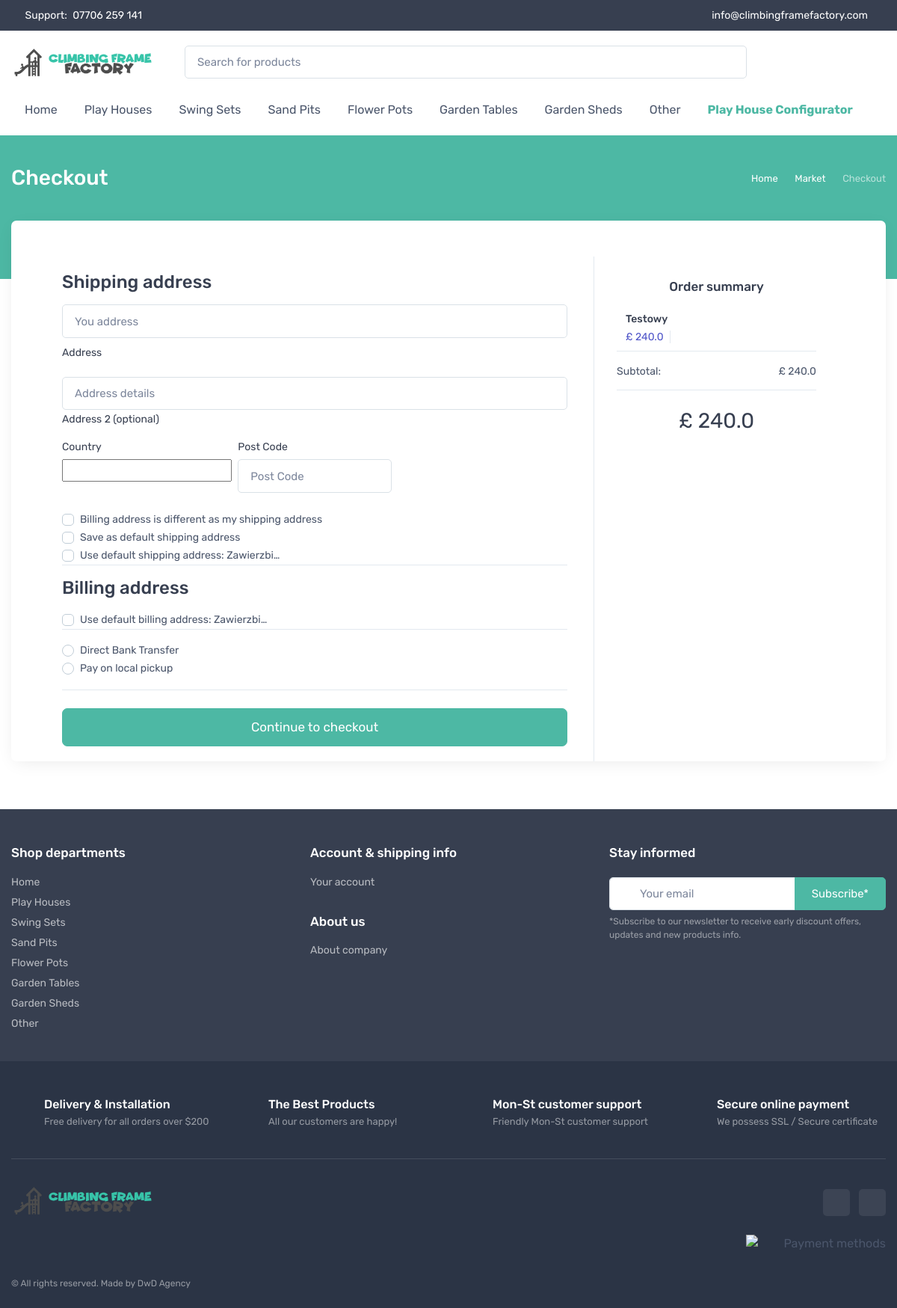
/checkout/ (signed in), run on an earlier commit of the app's database.
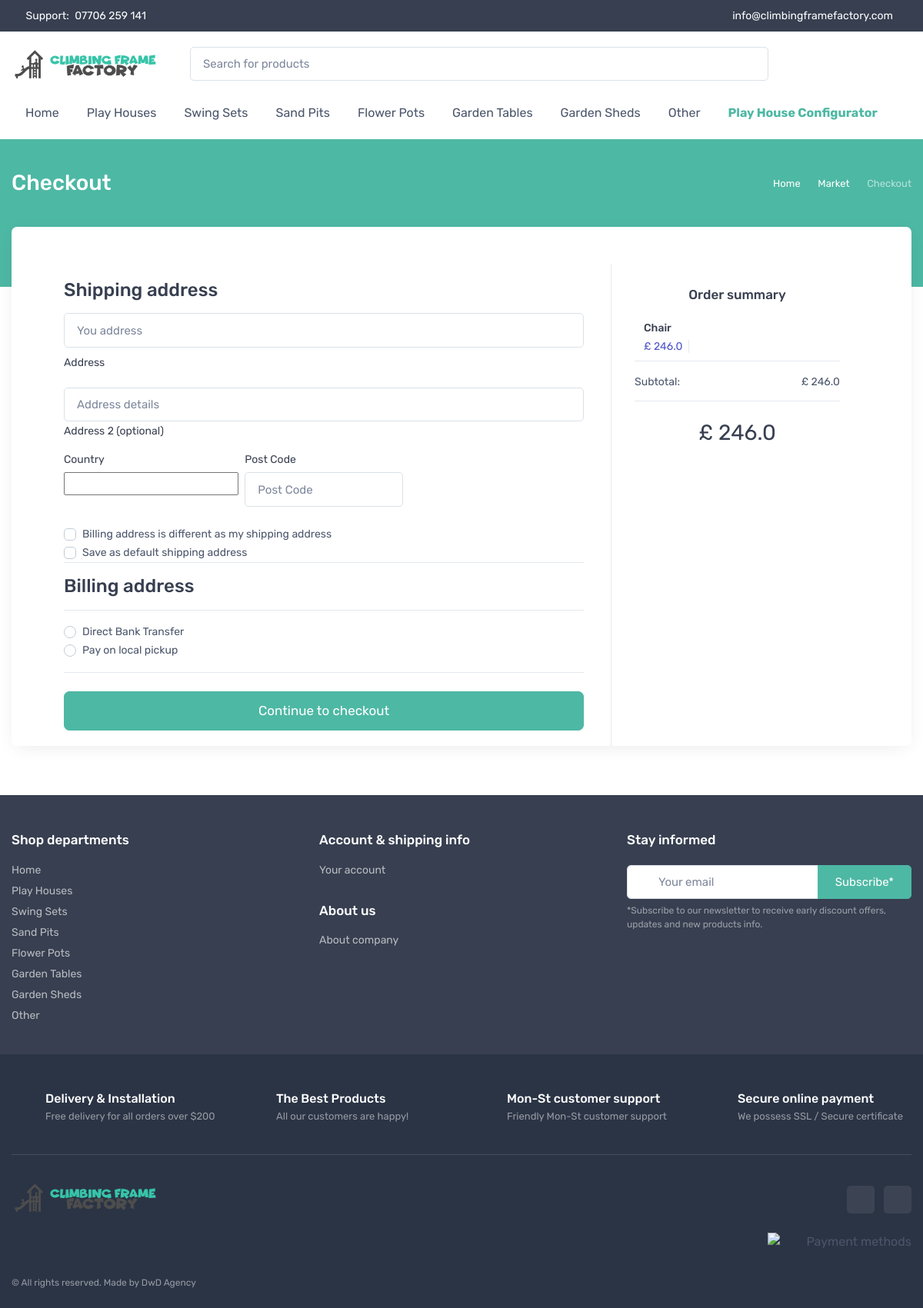
And on a later commit of the database.
### core/models.py (models this page shows, shortened)
class Address(models.Model):
    user = models.ForeignKey(settings.AUTH_USER_MODEL,
                             on_delete=models.CASCADE)
    street_address = models.CharField(max_length=100)
    apartment_address = models.CharField(max_length=100)
    country = CountryField(multiple=False)
    zip = models.CharField(max_length=100)
    address_type = models.CharField(max_length=1, choices=ADDRESS_CHOICES)
    default = models.BooleanField(default=False)
    class Meta:
        verbose_name_plural = 'Addresses'

class OrderItem(models.Model):
    user = models.ForeignKey(settings.AUTH_USER_MODEL,
                             on_delete=models.CASCADE)
    ordered = models.BooleanField(default=False)
    item = models.ForeignKey(Item, on_delete=models.CASCADE)
    quantity = models.IntegerField(default=1)
    def get_total_item_price(self):
        return self.quantity * self.item.price
    def get_total_discount_item_price(self):
        return self.quantity * self.item.discount_price
    def get_final_price(self):
        if self.item.discount_price:
            return self.get_total_discount_item_price()
        return self.get_total_item_price()

class Item(models.Model):
    title = models.CharField(max_length=100)
    kategoria = models.ForeignKey(Category,
                                    related_name='category',
                                    on_delete=models.CASCADE,blank=True, null=True
                                    )
    price = models.FloatField()
    discount_price = models.FloatField(blank=True, null=True)
    slug = models.SlugField()
    description = models.TextField()
    image = models.ImageField()
    image2 = models.ImageField(blank=True, null=True)
    image3 = models.ImageField(blank=True, null=True)
    image4 = models.ImageField(blank=True, null=True)
    image5 = models.ImageField(blank=True, null=True)

class Order(models.Model):
    user = models.ForeignKey(settings.AUTH_USER_MODEL,
                             on_delete=models.CASCADE)
    ref_code = models.CharField(max_length=20, blank=True, null=True)
    items = models.ManyToManyField(OrderItem)
    start_date = models.DateTimeField(auto_now_add=True)
    ordered_date = models.DateTimeField()
    ordered = models.BooleanField(default=False)
    shipping_address = models.ForeignKey(
        'Address', related_name='shipping_address', on_delete=models.SET_NULL, blank=True, null=True)
    billing_address = models.ForeignKey(
        'Address', related_name='billing_address', on_delete=models.SET_NULL, blank=True, null=True)
    payment = models.ForeignKey(
        'Payment', on_delete=models.SET_NULL, blank=True, null=True)
    coupon = models.ForeignKey(
        'Coupon', on_delete=models.SET_NULL, blank=True, null=True)
    being_delivered = models.BooleanField(default=False)
    received = models.BooleanField(default=False)
    refund_requested = models.BooleanField(default=False)
    refund_granted = models.BooleanField(default=False)
    '''
    1. Item added to cart
    2. Adding a billing address
    (Failed checkout)
    3. Payment
    (Preprocessing, processing, packaging etc.)
    4. Being delivered
    5. Received
    6. Refunds
    '''
    def get_total(self):
        total = 0
        for order_item in self.items.all():
            total += order_item.get_final_price()
        if self.coupon:
            total -= self.coupon.amount
        return total

### core/views.py (the view, shortened to what this page needs)
# urls.py: path('checkout/', CheckoutView.as_view(), name='checkout'),
class CheckoutView(View):
    def get(self, *args, **kwargs):
        try:
            order = Order.objects.get(user=self.request.user, ordered=False)
            form = CheckoutForm()
            context = {
                'form': form,
                'couponform': CouponForm(),
                'order': order,
                'DISPLAY_COUPON_FORM': True
            }
            shipping_address_qs = Address.objects.filter(
                user=self.request.user,
                address_type='S',
                default=True
            )
            if shipping_address_qs.exists():
                context.update(
                    {'default_shipping_address': shipping_address_qs[0]})
            billing_address_qs = Address.objects.filter(
                user=self.request.user,
                address_type='B',
                default=True
            )
            if billing_address_qs.exists():
                context.update(
                    {'default_billing_address': billing_address_qs[0]})
            return render(self.request, "checkout.html", context)
        except ObjectDoesNotExist:
            messages.info(self.request, "You do not have an active order")
            return redirect("core:checkout")

### core/forms.py
class CheckoutForm(forms.Form):
    shipping_address = forms.CharField(required=False)
    shipping_address2 = forms.CharField(required=False)
    shipping_country = CountryField(blank_label='(select country)').formfield(
        required=False,
        widget=CountrySelectWidget(attrs={
            'class': 'custom-select d-block w-100',
        }))
    shipping_zip = forms.CharField(required=False)
    billing_address = forms.CharField(required=False)
    billing_address2 = forms.CharField(required=False)
    billing_country = CountryField(blank_label='(select country)').formfield(
        required=False,
        widget=CountrySelectWidget(attrs={
            'class': 'custom-select d-block w-100',
        }))
    billing_zip = forms.CharField(required=False)
    same_billing_address = forms.BooleanField(required=False)
    set_default_shipping = forms.BooleanField(required=False)
    use_default_shipping = forms.BooleanField(required=False)
    set_default_billing = forms.BooleanField(required=False)
    use_default_billing = forms.BooleanField(required=False)
    payment_option = forms.ChoiceField(
        widget=forms.RadioSelect, choices=PAYMENT_CHOICES)

### templates/checkout.html (shortened to what the changed rows need)
{% load static %}
{% include 'basic/header.html' %}
<div class="page-title-overlap bg-primary pt-4">
  <div class="container d-lg-flex justify-content-between py-2 py-lg-3">
    <div class="order-lg-1 pr-lg-4 text-center text-lg-left">
      <h1 class="h3 text-light mb-0">Checkout</h1>
    </div>
  </div>
</div>
<div class="container mb-5 pb-3">
  <div class="bg-light box-shadow-lg rounded-lg overflow-hidden">
    <div class="row ml-5 mr-5 mt-5">
      <form method="POST" class="card-body">
        {% if default_shipping_address %}
        <div class="custom-control custom-checkbox">
          <label class="custom-control-label" for="use_default_shipping">Use default shipping address:
            {{ default_shipping_address.street_address|truncatechars:10 }}</label>
        </div>
        {% endif %}
        {% if default_billing_address %}
        <div class="custom-control custom-checkbox">
          <label class="custom-control-label" for="use_default_billing">Use default billing address:
            {{ default_billing_address.street_address|truncatechars:10 }}</label>
        </div>
        {% endif %}
      </form>
      <aside class="col-lg-4 d-none d-lg-block">
        <div class="cz-sidebar-static h-100 ml-auto border-left">
          <div class="widget mb-3">
            <h2 class="widget-title text-center">Order summary</h2>
            {% for order_item in order.items.all %}
            <div class="media align-items-center py-2 border-bottom">
              <div class="media-body pl-1">
                <h6 class="widget-product-title"><a href="marketplace-single.html">{{ order_item.item.title}}</a></h6>
                <div class="widget-product-meta"><span class="text-accent border-right pr-2 mr-2">£
                    {{ order_item.get_final_price }}</span></div>
              </div>
            </div>
            {% endfor %}
            <ul class="list-unstyled font-size-sm pt-3 pb-2 border-bottom">
              <li class="d-flex justify-content-between align-items-center"><span class="mr-2">Subtotal:</span><span
                  class="text-right">£ {{ order.get_total }}</span>
              </li>
            </ul>
            <h3 class="font-weight-normal text-center my-4">£ {{ order.get_total }}</h3>
          </div>
        </div>
      </aside>
    </div>
  </div>
</div>
{% include 'basic/footer.html' %}

What changed in the data, as far as the page shows it:
removed Address: street_address "Zawierzbi…"
removed Address: street_address "Zawierzbi…"
changed through a linked row, OrderItem: item "Testowy" → "Chair"; get_final_price "240.0" → "246.0"
changed Order: get_total "240.0" → "246.0"
Also different on the page:
text no longer shown: "Use default shipping address: Use default billing address:"
